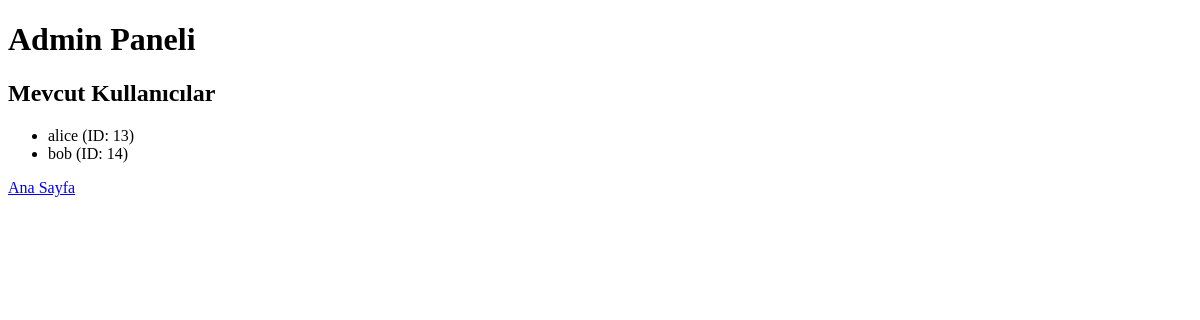
The app's page /admin, older data.
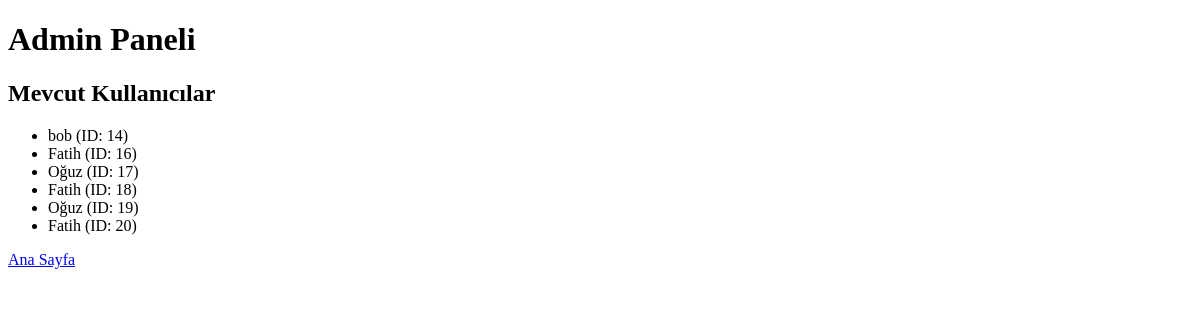
The same page, newer data.
### tables this page shows
CREATE TABLE users (id INTEGER PRIMARY KEY AUTOINCREMENT, username TEXT);

### app.py (the view)
@app.route('/admin', methods=["GET", "POST"])
def admin():
    conn = sqlite3.connect('users.db')
    c = conn.cursor()
    c.execute("SELECT * FROM users")
    users = c.fetchall()
    if request.method == "POST":
        user_id = request.form.get("user_id")
        c.execute("DELETE FROM users WHERE id=?", (user_id,))
        conn.commit()
    c.execute("SELECT * FROM users")
    users = c.fetchall()
    conn.close()
    return render_template("admin.html", users=users)

### templates/admin.html (shortened to what this page needs)
<!doctype html>
<html>
<head>
</head>
<body>
    <h1>Admin Paneli</h1>
    <h2>Mevcut Kullanıcılar</h2>
    <ul>
        {% for user in users %}
            <li>{{ user[1] }} (ID: {{ user[0] }})</li>
        {% endfor %}
    </ul>
    <a href="/">Ana Sayfa</a>
</body>
</html>

Row changes from the older to the newer data that the page shows:
removed users: username "alice", id "13"
added users: username "Fatih", id "16"
added users: username "Oğuz", id "17"
added users: username "Fatih", id "18"
added users: username "Oğuz", id "19"
added users: username "Fatih", id "20"
